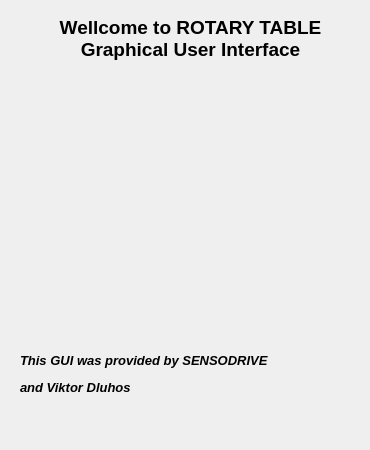
    <widget class="QWidget" name="tab_1">
     <attribute name="title">
      <string>     Info      </string>
     </attribute>
     <widget class="QLabel" name="label_98">
      <property name="geometry">
       <rect>
        <x>20</x>
        <y>10</y>
        <width>341</width>
        <height>431</height>
       </rect>
      </property>
      <property name="text">
       <string>&lt;html&gt;&lt;head/&gt;&lt;body&gt;&lt;p align=&quot;center&quot;&gt;&lt;span style=&quot; font-size:14pt; font-weight:600;&quot;&gt;Wellcome to ROTARY TABLE&lt;br/&gt;Graphical User Interface&lt;/span&gt;&lt;/p&gt;&lt;p&gt;&lt;br/&gt;&lt;/p&gt;&lt;p&gt;&lt;br/&gt;&lt;/p&gt;&lt;p&gt;&lt;br/&gt;&lt;/p&gt;&lt;p&gt;&lt;br/&gt;&lt;/p&gt;&lt;p&gt;&lt;br/&gt;&lt;/p&gt;&lt;p&gt;&lt;br/&gt;&lt;/p&gt;&lt;p&gt;&lt;br/&gt;&lt;/p&gt;&lt;p&gt;&lt;span style=&quot; font-size:10pt; font-weight:600; font-style:italic;&quot;&gt;This GUI was provided by SENSODRIVE &lt;/span&gt;&lt;/p&gt;&lt;p&gt;&lt;span style=&quot; font-size:10pt; font-weight:600; font-style:italic;&quot;&gt;and Viktor Dluhos&lt;/span&gt;&lt;/p&gt;&lt;p&gt;&lt;br/&gt;&lt;/p&gt;&lt;/body&gt;&lt;/html&gt;</string>
      </property>
     </widget>
     <widget class="QLabel" name="label">
      <property name="geometry">
       <rect>
        <x>50</x>
        <y>60</y>
        <width>291</width>
        <height>151</height>
       </rect>
      </property>
      <property name="text">
       <string/>
      </property>
      <property name="pixmap">
       <pixmap>../../rotary_table_gui/pictures/IMG_20171006_175133_preview.jpeg</pixmap>
      </property>
      <property name="scaledContents">
       <bool>true</bool>
      </property>
     </widget>
     <widget class="QLabel" name="label_9">
      <property name="geometry">
       <rect>
        <x>90</x>
        <y>220</y>
        <width>191</width>
        <height>151</height>
       </rect>
      </property>
      <property name="text">
       <string/>
      </property>
      <property name="pixmap">
       <pixmap>../../rotary_table_gui/pictures/IMG_20171006_175125_preview.jpeg</pixmap>
      </property>
      <property name="scaledContents">
       <bool>true</bool>
      </property>
     </widget>
    </widget>
